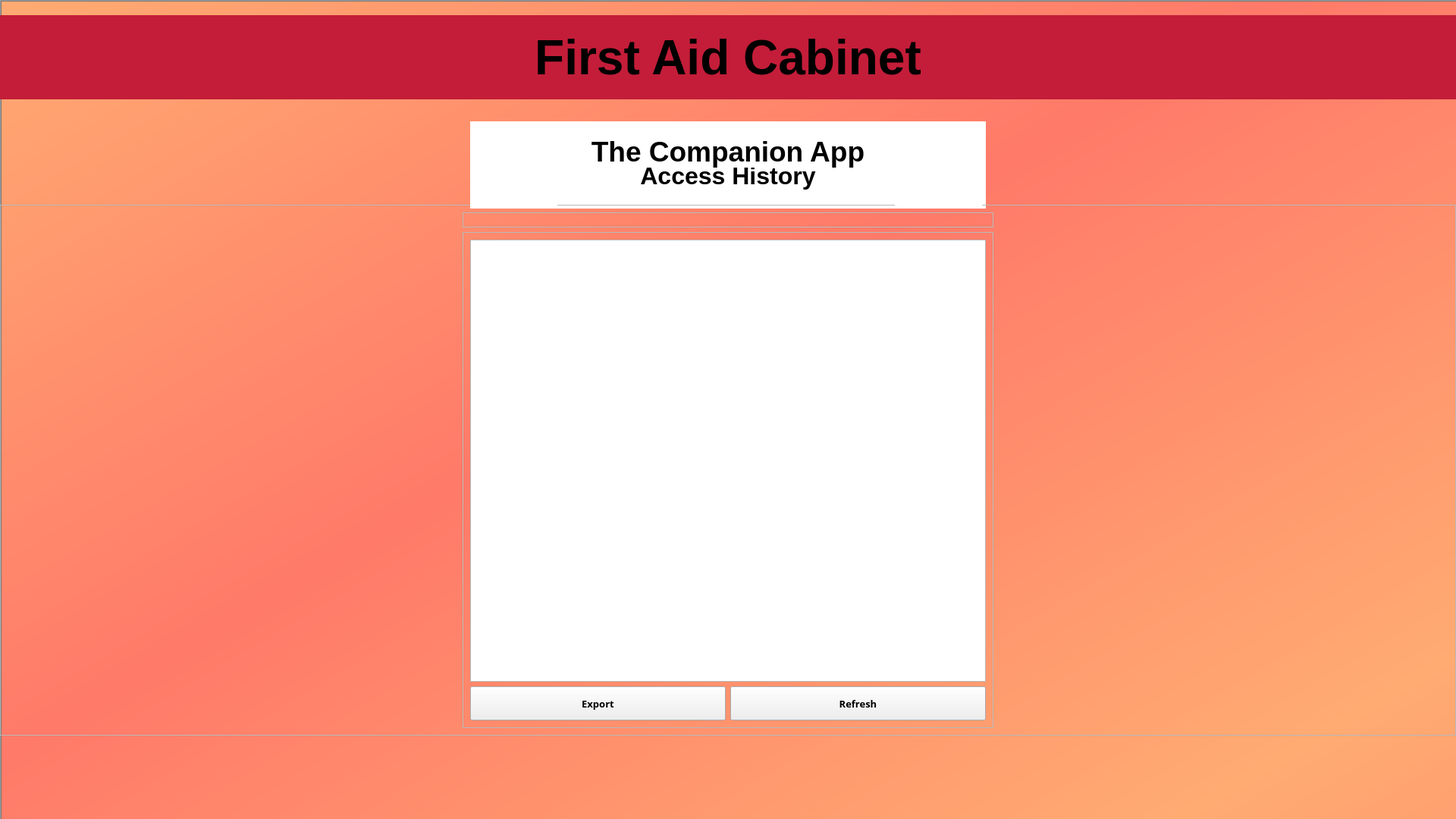
<?xml version="1.0" encoding="UTF-8"?>
<ui version="4.0">
 <class>MainWindow</class>
 <widget class="QMainWindow" name="MainWindow">
  <property name="windowModality">
   <enum>Qt::WindowModal</enum>
  </property>
  <property name="geometry">
   <rect>
    <x>0</x>
    <y>0</y>
    <width>1920</width>
    <height>1080</height>
   </rect>
  </property>
  <property name="sizePolicy">
   <sizepolicy hsizetype="Maximum" vsizetype="Maximum">
    <horstretch>0</horstretch>
    <verstretch>0</verstretch>
   </sizepolicy>
  </property>
  <property name="minimumSize">
   <size>
    <width>1920</width>
    <height>1080</height>
   </size>
  </property>
  <property name="windowTitle">
   <string>MainWindow</string>
  </property>
  <widget class="QWidget" name="centralwidget">
   <property name="minimumSize">
    <size>
     <width>1920</width>
     <height>1080</height>
    </size>
   </property>
   <widget class="QLabel" name="LogoCashierRTW">
    <property name="geometry">
     <rect>
      <x>0</x>
      <y>0</y>
      <width>1925</width>
      <height>1083</height>
     </rect>
    </property>
    <property name="sizePolicy">
     <sizepolicy hsizetype="Expanding" vsizetype="Expanding">
      <horstretch>0</horstretch>
      <verstretch>0</verstretch>
     </sizepolicy>
    </property>
    <property name="minimumSize">
     <size>
      <width>1920</width>
      <height>1080</height>
     </size>
    </property>
    <property name="mouseTracking">
     <bool>true</bool>
    </property>
    <property name="focusPolicy">
     <enum>Qt::NoFocus</enum>
    </property>
    <property name="styleSheet">
     <string notr="true">background-color: qlineargradient(spread:reflect, x1:0, y1:0, x2:0.46, y2:0.4375, stop:0 rgba(255, 171, 114, 255), stop:1 rgba(255, 122, 105, 255));</string>
    </property>
    <property name="frameShape">
     <enum>QFrame::WinPanel</enum>
    </property>
    <property name="frameShadow">
     <enum>QFrame::Sunken</enum>
    </property>
    <property name="text">
     <string/>
    </property>
    <property name="pixmap">
     <pixmap>../Pictures/tupc.jpg</pixmap>
    </property>
    <property name="scaledContents">
     <bool>true</bool>
    </property>
   </widget>
   <widget class="QLabel" name="Title">
    <property name="geometry">
     <rect>
      <x>0</x>
      <y>20</y>
      <width>1920</width>
      <height>111</height>
     </rect>
    </property>
    <property name="minimumSize">
     <size>
      <width>680</width>
      <height>0</height>
     </size>
    </property>
    <property name="maximumSize">
     <size>
      <width>1920</width>
      <height>1080</height>
     </size>
    </property>
    <property name="font">
     <font>
      <family>MS Shell Dlg 2</family>
      <pointsize>48</pointsize>
      <weight>75</weight>
      <bold>true</bold>
     </font>
    </property>
    <property name="styleSheet">
     <string notr="true">background-color: rgb(195, 29, 57);</string>
    </property>
    <property name="text">
     <string>First Aid Cabinet</string>
    </property>
    <property name="alignment">
     <set>Qt::AlignCenter</set>
    </property>
   </widget>
   <widget class="QLabel" name="label">
    <property name="geometry">
     <rect>
      <x>620</x>
      <y>214</y>
      <width>680</width>
      <height>61</height>
     </rect>
    </property>
    <property name="maximumSize">
     <size>
      <width>680</width>
      <height>1080</height>
     </size>
    </property>
    <property name="font">
     <font>
      <family>MS Shell Dlg 2</family>
      <pointsize>24</pointsize>
      <weight>75</weight>
      <bold>true</bold>
     </font>
    </property>
    <property name="styleSheet">
     <string notr="true">background-color: rgb(255, 255, 255);</string>
    </property>
    <property name="text">
     <string>Access History</string>
    </property>
    <property name="alignment">
     <set>Qt::AlignHCenter|Qt::AlignTop</set>
    </property>
   </widget>
   <widget class="QLabel" name="tableTitle_1">
    <property name="geometry">
     <rect>
      <x>620</x>
      <y>160</y>
      <width>680</width>
      <height>61</height>
     </rect>
    </property>
    <property name="minimumSize">
     <size>
      <width>680</width>
      <height>0</height>
     </size>
    </property>
    <property name="maximumSize">
     <size>
      <width>1920</width>
      <height>1080</height>
     </size>
    </property>
    <property name="font">
     <font>
      <family>MS Shell Dlg 2</family>
      <pointsize>28</pointsize>
      <weight>75</weight>
      <bold>true</bold>
     </font>
    </property>
    <property name="styleSheet">
     <string notr="true">background-color: rgb(255, 255, 255);</string>
    </property>
    <property name="text">
     <string>The Companion App</string>
    </property>
    <property name="alignment">
     <set>Qt::AlignBottom|Qt::AlignHCenter</set>
    </property>
   </widget>
   <widget class="QFrame" name="frameTable">
    <property name="geometry">
     <rect>
      <x>0</x>
      <y>270</y>
      <width>1920</width>
      <height>700</height>
     </rect>
    </property>
    <property name="frameShape">
     <enum>QFrame::StyledPanel</enum>
    </property>
    <property name="frameShadow">
     <enum>QFrame::Raised</enum>
    </property>
    <layout class="QGridLayout" name="gridLayout_5">
     <item row="1" column="0">
      <widget class="QFrame" name="frameTableList">
       <property name="maximumSize">
        <size>
         <width>700</width>
         <height>16777215</height>
        </size>
       </property>
       <property name="frameShape">
        <enum>QFrame::StyledPanel</enum>
       </property>
       <property name="frameShadow">
        <enum>QFrame::Raised</enum>
       </property>
       <layout class="QGridLayout" name="gridLayout">
        <item row="0" column="0" colspan="2">
         <widget class="QTableWidget" name="tableWidget">
          <property name="minimumSize">
           <size>
            <width>0</width>
            <height>0</height>
           </size>
          </property>
          <property name="maximumSize">
           <size>
            <width>16777215</width>
            <height>16777215</height>
           </size>
          </property>
          <property name="editTriggers">
           <set>QAbstractItemView::NoEditTriggers</set>
          </property>
          <property name="showGrid">
           <bool>true</bool>
          </property>
          <attribute name="horizontalHeaderVisible">
           <bool>false</bool>
          </attribute>
          <column>
           <property name="text">
            <string>Name</string>
           </property>
          </column>
          <column>
           <property name="text">
            <string>ID Number</string>
           </property>
          </column>
          <column>
           <property name="text">
            <string>Type of Injury</string>
           </property>
          </column>
          <column>
           <property name="text">
            <string>Time and Date</string>
           </property>
          </column>
         </widget>
        </item>
        <item row="1" column="0">
         <widget class="QPushButton" name="pushButton">
          <property name="minimumSize">
           <size>
            <width>0</width>
            <height>45</height>
           </size>
          </property>
          <property name="maximumSize">
           <size>
            <width>16777215</width>
            <height>45</height>
           </size>
          </property>
          <property name="font">
           <font>
            <family>Unispace</family>
            <pointsize>10</pointsize>
            <weight>75</weight>
            <bold>true</bold>
           </font>
          </property>
          <property name="text">
           <string>Export</string>
          </property>
         </widget>
        </item>
        <item row="1" column="1">
         <widget class="QPushButton" name="pushButton_2">
          <property name="minimumSize">
           <size>
            <width>0</width>
            <height>45</height>
           </size>
          </property>
          <property name="maximumSize">
           <size>
            <width>16777215</width>
            <height>45</height>
           </size>
          </property>
          <property name="font">
           <font>
            <family>Unispace</family>
            <pointsize>10</pointsize>
            <weight>75</weight>
            <bold>true</bold>
           </font>
          </property>
          <property name="text">
           <string>Refresh</string>
          </property>
         </widget>
        </item>
       </layout>
      </widget>
     </item>
     <item row="0" column="0">
      <widget class="QFrame" name="frame_3">
       <property name="frameShape">
        <enum>QFrame::StyledPanel</enum>
       </property>
       <property name="frameShadow">
        <enum>QFrame::Raised</enum>
       </property>
       <layout class="QGridLayout" name="gridLayout_3"/>
      </widget>
     </item>
    </layout>
   </widget>
   <widget class="QLabel" name="LogoCashierRTW_2">
    <property name="geometry">
     <rect>
      <x>620</x>
      <y>160</y>
      <width>115</width>
      <height>115</height>
     </rect>
    </property>
    <property name="sizePolicy">
     <sizepolicy hsizetype="Expanding" vsizetype="Expanding">
      <horstretch>0</horstretch>
      <verstretch>0</verstretch>
     </sizepolicy>
    </property>
    <property name="minimumSize">
     <size>
      <width>115</width>
      <height>115</height>
     </size>
    </property>
    <property name="maximumSize">
     <size>
      <width>115</width>
      <height>115</height>
     </size>
    </property>
    <property name="styleSheet">
     <string notr="true">background-color: rgb(255, 255, 255);</string>
    </property>
    <property name="frameShape">
     <enum>QFrame::NoFrame</enum>
    </property>
    <property name="frameShadow">
     <enum>QFrame::Sunken</enum>
    </property>
    <property name="text">
     <string/>
    </property>
    <property name="pixmap">
     <pixmap>../Downloads/306923334_441149988133144_8535244359366534707_n.png</pixmap>
    </property>
    <property name="scaledContents">
     <bool>true</bool>
    </property>
   </widget>
   <widget class="QLabel" name="LogoCashierRTW_5">
    <property name="geometry">
     <rect>
      <x>1180</x>
      <y>160</y>
      <width>115</width>
      <height>115</height>
     </rect>
    </property>
    <property name="sizePolicy">
     <sizepolicy hsizetype="Expanding" vsizetype="Expanding">
      <horstretch>0</horstretch>
      <verstretch>0</verstretch>
     </sizepolicy>
    </property>
    <property name="minimumSize">
     <size>
      <width>115</width>
      <height>115</height>
     </size>
    </property>
    <property name="maximumSize">
     <size>
      <width>115</width>
      <height>115</height>
     </size>
    </property>
    <property name="styleSheet">
     <string notr="true">background-color: rgb(255, 255, 255);</string>
    </property>
    <property name="frameShape">
     <enum>QFrame::NoFrame</enum>
    </property>
    <property name="frameShadow">
     <enum>QFrame::Sunken</enum>
    </property>
    <property name="text">
     <string/>
    </property>
    <property name="pixmap">
     <pixmap>green_cross.png</pixmap>
    </property>
    <property name="scaledContents">
     <bool>true</bool>
    </property>
   </widget>
  </widget>
 </widget>
 <resources>
  <include location="../Downloads/TitiNiGumboc/84334499_789107771585195_3649442593403568128_n.jpg"/>
 </resources>
 <connections/>
</ui>
